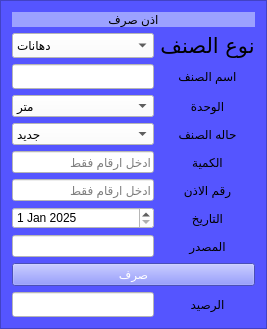
             <widget class="QFrame" name="frame_3">
              <property name="font">
               <font>
                <family>Arabic Typesetting</family>
                <pointsize>16</pointsize>
                <weight>50</weight>
                <italic>false</italic>
                <bold>false</bold>
               </font>
              </property>
              <property name="layoutDirection">
               <enum>Qt::LeftToRight</enum>
              </property>
              <property name="styleSheet">
               <string notr="true">background-color: rgb(85, 85, 255);</string>
              </property>
              <property name="frameShape">
               <enum>QFrame::StyledPanel</enum>
              </property>
              <property name="frameShadow">
               <enum>QFrame::Raised</enum>
              </property>
              <layout class="QGridLayout" name="gridLayout_3">
               <item row="3" column="1">
                <widget class="QLabel" name="label_16">
                 <property name="text">
                  <string>الوحدة</string>
                 </property>
                 <property name="alignment">
                  <set>Qt::AlignCenter</set>
                 </property>
                </widget>
               </item>
               <item row="1" column="1">
                <widget class="QLabel" name="label_13">
                 <property name="font">
                  <font>
                   <family>Arabic Typesetting</family>
                   <pointsize>16</pointsize>
                   <weight>50</weight>
                   <italic>false</italic>
                   <bold>false</bold>
                  </font>
                 </property>
                 <property name="text">
                  <string>نوع الصنف</string>
                 </property>
                 <property name="alignment">
                  <set>Qt::AlignCenter</set>
                 </property>
                </widget>
               </item>
               <item row="2" column="0">
                <widget class="QLineEdit" name="lineEdit_7">
                 <property name="maximumSize">
                  <size>
                   <width>16777215</width>
                   <height>25</height>
                  </size>
                 </property>
                 <property name="font">
                  <font>
                   <family>Aharoni</family>
                   <pointsize>10</pointsize>
                   <weight>75</weight>
                   <bold>true</bold>
                  </font>
                 </property>
                 <property name="styleSheet">
                  <string notr="true">background-color: rgb(255, 255, 255);</string>
                 </property>
                </widget>
               </item>
               <item row="2" column="1">
                <widget class="QLabel" name="label_14">
                 <property name="text">
                  <string>اسم الصنف</string>
                 </property>
                 <property name="alignment">
                  <set>Qt::AlignCenter</set>
                 </property>
                </widget>
               </item>
               <item row="11" column="0">
                <widget class="QLineEdit" name="lineEdit_17">
                 <property name="maximumSize">
                  <size>
                   <width>16777215</width>
                   <height>25</height>
                  </size>
                 </property>
                 <property name="styleSheet">
                  <string notr="true">background-color: rgb(255, 255, 255);</string>
                 </property>
                </widget>
               </item>
               <item row="3" column="0">
                <widget class="QComboBox" name="comboBox_6">
                 <property name="maximumSize">
                  <size>
                   <width>16777215</width>
                   <height>25</height>
                  </size>
                 </property>
                 <property name="styleSheet">
                  <string notr="true">background-color: rgb(255, 255, 255);</string>
                 </property>
                 <item>
                  <property name="text">
                   <string>متر</string>
                  </property>
                 </item>
                 <item>
                  <property name="text">
                   <string>لتر</string>
                  </property>
                 </item>
                 <item>
                  <property name="text">
                   <string>لفة</string>
                  </property>
                 </item>
                 <item>
                  <property name="text">
                   <string>عدد</string>
                  </property>
                 </item>
                 <item>
                  <property name="text">
                   <string>كجم</string>
                  </property>
                 </item>
                 <item>
                  <property name="text">
                   <string>علبة</string>
                  </property>
                 </item>
                 <item>
                  <property name="text">
                   <string>جركن</string>
                  </property>
                 </item>
                </widget>
               </item>
               <item row="10" column="1">
                <widget class="QLabel" name="label_35">
                 <property name="text">
                  <string>التاريخ</string>
                 </property>
                 <property name="alignment">
                  <set>Qt::AlignCenter</set>
                 </property>
                </widget>
               </item>
               <item row="7" column="0">
                <widget class="QLineEdit" name="lineEdit_8">
                 <property name="maximumSize">
                  <size>
                   <width>16777215</width>
                   <height>25</height>
                  </size>
                 </property>
                 <property name="styleSheet">
                  <string notr="true">background-color: rgb(255, 255, 255);</string>
                 </property>
                 <property name="placeholderText">
                  <string>ادخل ارقام فقط</string>
                 </property>
                </widget>
               </item>
               <item row="11" column="1">
                <widget class="QLabel" name="label_34">
                 <property name="text">
                  <string>المصدر</string>
                 </property>
                 <property name="alignment">
                  <set>Qt::AlignCenter</set>
                 </property>
                </widget>
               </item>
               <item row="1" column="0">
                <widget class="QComboBox" name="comboBox_5">
                 <property name="maximumSize">
                  <size>
                   <width>16777215</width>
                   <height>25</height>
                  </size>
                 </property>
                 <property name="font">
                  <font>
                   <family>Dubai</family>
                   <pointsize>9</pointsize>
                   <weight>50</weight>
                   <italic>false</italic>
                   <bold>false</bold>
                  </font>
                 </property>
                 <property name="styleSheet">
                  <string notr="true">background-color: rgb(255, 255, 255);</string>
                 </property>
                 <item>
                  <property name="text">
                   <string>دهانات</string>
                  </property>
                 </item>
                 <item>
                  <property name="text">
                   <string>مهمات راكدة</string>
                  </property>
                 </item>
                 <item>
                  <property name="text">
                   <string>السباكة</string>
                  </property>
                 </item>
                 <item>
                  <property name="text">
                   <string>الكهرباء</string>
                  </property>
                 </item>
                 <item>
                  <property name="text">
                   <string>مواد بتروليه</string>
                  </property>
                 </item>
                 <item>
                  <property name="text">
                   <string>البوابات والمعدات</string>
                  </property>
                 </item>
                 <item>
                  <property name="text">
                   <string>دفاتر وجناين</string>
                  </property>
                 </item>
                 <item>
                  <property name="text">
                   <string>النجارة</string>
                  </property>
                 </item>
                 <item>
                  <property name="text">
                   <string>الخردة</string>
                  </property>
                 </item>
                 <item>
                  <property name="text">
                   <string>مستعملة</string>
                  </property>
                 </item>
                </widget>
               </item>
               <item row="5" column="1">
                <widget class="QLabel" name="label_33">
                 <property name="text">
                  <string>حاله الصنف</string>
                 </property>
                 <property name="alignment">
                  <set>Qt::AlignCenter</set>
                 </property>
                </widget>
               </item>
               <item row="9" column="1">
                <widget class="QLabel" name="label_36">
                 <property name="text">
                  <string>رقم الاذن</string>
                 </property>
                 <property name="alignment">
                  <set>Qt::AlignCenter</set>
                 </property>
                </widget>
               </item>
               <item row="14" column="0" colspan="2">
                <widget class="QPushButton" name="pushButton_3">
                 <property name="styleSheet">
                  <string notr="true">font: 16pt &quot;Arabic Typesetting&quot;;
background-color:rgb(103, 111, 255);
color:rgb(255, 255, 255);</string>
                 </property>
                 <property name="text">
                  <string>صرف</string>
                 </property>
                </widget>
               </item>
               <item row="15" column="1">
                <widget class="QLabel" name="label_17">
                 <property name="text">
                  <string>الرصيد</string>
                 </property>
                 <property name="alignment">
                  <set>Qt::AlignCenter</set>
                 </property>
                </widget>
               </item>
               <item row="15" column="0">
                <widget class="QLineEdit" name="lineEdit_9">
                 <property name="maximumSize">
                  <size>
                   <width>16777215</width>
                   <height>25</height>
                  </size>
                 </property>
                 <property name="font">
                  <font>
                   <family>Arial</family>
                   <pointsize>12</pointsize>
                   <weight>9</weight>
                   <italic>false</italic>
                   <bold>false</bold>
                  </font>
                 </property>
                 <property name="styleSheet">
                  <string notr="true">background-color: rgb(255, 255, 255);
font: 75 12pt &quot;Arial&quot;;</string>
                 </property>
                </widget>
               </item>
               <item row="9" column="0">
                <widget class="QLineEdit" name="lineEdit_18">
                 <property name="maximumSize">
                  <size>
                   <width>16777215</width>
                   <height>25</height>
                  </size>
                 </property>
                 <property name="styleSheet">
                  <string notr="true">background-color: rgb(255, 255, 255);</string>
                 </property>
                 <property name="placeholderText">
                  <string>ادخل ارقام فقط</string>
                 </property>
                </widget>
               </item>
               <item row="10" column="0">
                <widget class="QDateEdit" name="dateEdit_3">
                 <property name="maximumSize">
                  <size>
                   <width>16777215</width>
                   <height>25</height>
                  </size>
                 </property>
                 <property name="styleSheet">
                  <string notr="true">background-color: rgb(255, 255, 255);</string>
                 </property>
                 <property name="minimumDate">
                  <date>
                   <year>2025</year>
                   <month>1</month>
                   <day>1</day>
                  </date>
                 </property>
                </widget>
               </item>
               <item row="5" column="0">
                <widget class="QComboBox" name="comboBox_12">
                 <property name="maximumSize">
                  <size>
                   <width>16777215</width>
                   <height>25</height>
                  </size>
                 </property>
                 <property name="styleSheet">
                  <string notr="true">background-color: rgb(255, 255, 255);</string>
                 </property>
                 <item>
                  <property name="text">
                   <string>جديد</string>
                  </property>
                 </item>
                 <item>
                  <property name="text">
                   <string>مستعمل</string>
                  </property>
                 </item>
                 <item>
                  <property name="text">
                   <string>منتهي</string>
                  </property>
                 </item>
                 <item>
                  <property name="text">
                   <string>خردة</string>
                  </property>
                 </item>
                </widget>
               </item>
               <item row="0" column="0" colspan="2">
                <widget class="QLabel" name="label_12">
                 <property name="maximumSize">
                  <size>
                   <width>16777215</width>
                   <height>20</height>
                  </size>
                 </property>
                 <property name="styleSheet">
                  <string notr="true">background-color: rgb(156, 161, 255);</string>
                 </property>
                 <property name="text">
                  <string>اذن صرف</string>
                 </property>
                 <property name="alignment">
                  <set>Qt::AlignCenter</set>
                 </property>
                </widget>
               </item>
               <item row="7" column="1">
                <widget class="QLabel" name="label_15">
                 <property name="text">
                  <string>الكمية</string>
                 </property>
                 <property name="alignment">
                  <set>Qt::AlignCenter</set>
                 </property>
                </widget>
               </item>
              </layout>
             </widget>
